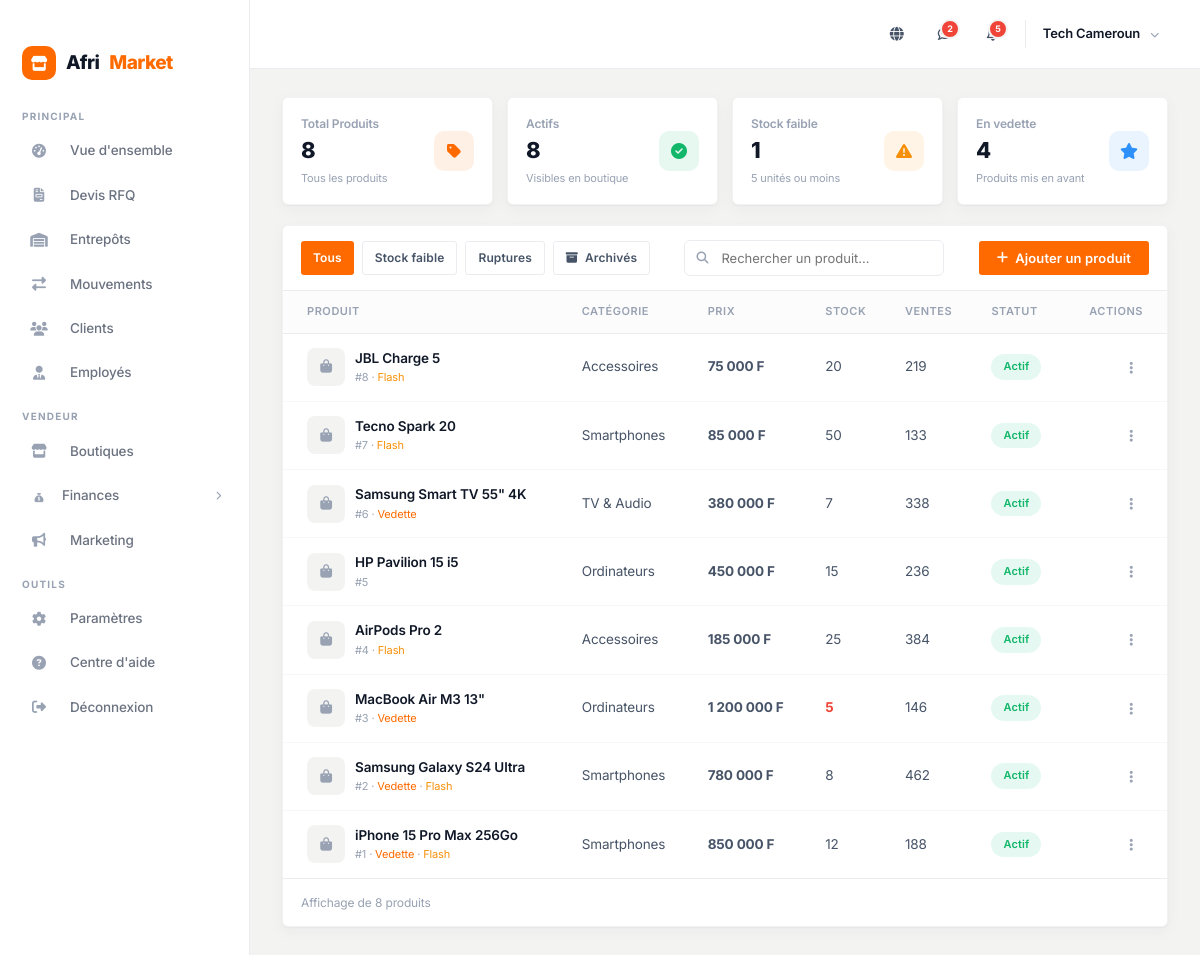
Before: /fr/dashboard/produits/ (signed in) with the older database file.
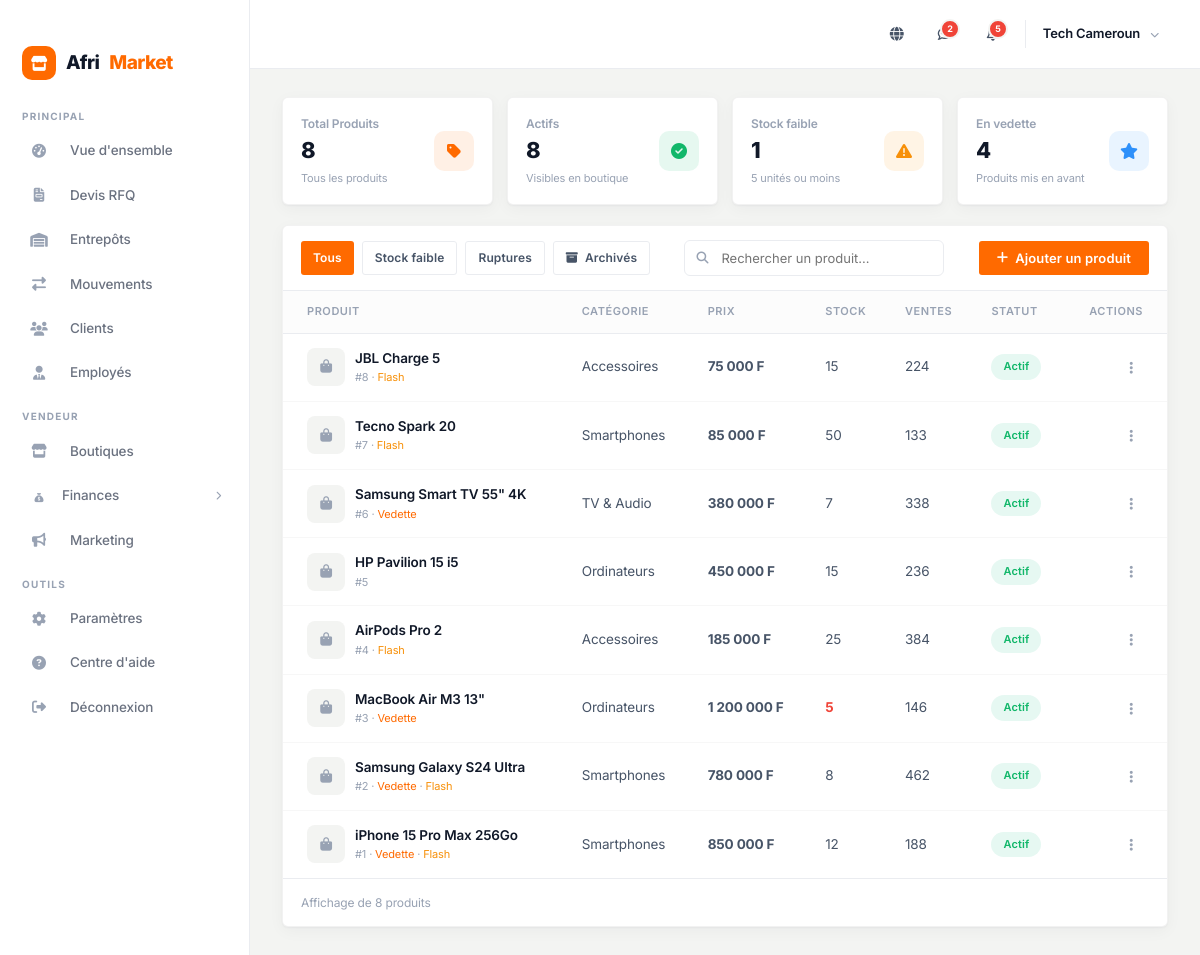
After: the same page with the newer database file.
### catalog/models.py (models this page shows, shortened)
class Product(models.Model):
    store = models.ForeignKey('store.Store', on_delete=models.CASCADE, related_name='products')
    category = models.ForeignKey(Category, on_delete=models.CASCADE, related_name='products')
    name = models.CharField(max_length=500)
    slug = models.SlugField(max_length=500, unique=True)
    description = models.TextField()
    specifications = models.TextField(blank=True, help_text='One per line: Key: Value')
    price = models.DecimalField(max_digits=12, decimal_places=0)
    old_price = models.DecimalField(max_digits=12, decimal_places=0, null=True, blank=True)
    min_order = models.IntegerField(default=1, help_text='Minimum order quantity')
    bulk_price = models.DecimalField(max_digits=12, decimal_places=0, null=True, blank=True)
    bulk_min_qty = models.IntegerField(default=10)
    stock = models.PositiveIntegerField(default=0)
    low_stock_threshold = models.PositiveIntegerField(default=5, help_text='Seuil d\'alerte stock faible')
    sku = models.CharField(max_length=50, blank=True)
    image = models.ImageField(upload_to='products/', blank=True, null=True)
    image_2 = models.ImageField(upload_to='products/', blank=True, null=True)
    image_3 = models.ImageField(upload_to='products/', blank=True, null=True)
    image_4 = models.ImageField(upload_to='products/', blank=True, null=True)
    colors = models.CharField(max_length=300, blank=True, help_text='Comma separated')
    sizes = models.CharField(max_length=300, blank=True, help_text='Comma separated')
    weight = models.CharField(max_length=50, blank=True)
    origin = models.CharField(max_length=100, default='Cameroun')
    is_active = models.BooleanField(default=True)
    is_featured = models.BooleanField(default=False)
    is_flash_deal = models.BooleanField(default=False)
    flash_deal_end = models.DateTimeField(null=True, blank=True)
    views_count = models.IntegerField(default=0)
    orders_count = models.IntegerField(default=0)
    created_at = models.DateTimeField(auto_now_add=True)
    updated_at = models.DateTimeField(auto_now=True)
    class Meta:
        ordering = ['-created_at']
    @property
    def is_low_stock(self):
        return 0 < self.stock <= self.low_stock_threshold

class Category(models.Model):
    parent = models.ForeignKey('self', on_delete=models.CASCADE, null=True, blank=True, related_name='children')
    name = models.CharField(max_length=200)
    slug = models.SlugField(max_length=200, unique=True)
    icon = models.CharField(max_length=50, default='📦')
    image = models.ImageField(upload_to='categories/', blank=True, null=True)
    description = models.TextField(blank=True)
    order = models.IntegerField(default=0)
    is_active = models.BooleanField(default=True)
    class Meta:
        verbose_name_plural = 'Categories'
        ordering = ['order', 'name']

### dashboard/views.py (the view)
# urls.py: path('produits/', views.dash_products, name='products'),
@login_required
@seller_or_admin_required
def dash_products(request):
    if request.user.is_seller and hasattr(request.user, 'store'):
        products = request.user.store.products.all()
    else:
        products = Product.objects.all()
    from inventory.models import Warehouse
    warehouse_id = request.GET.get('warehouse')
    member_warehouse = get_user_warehouse(request)
    if member_warehouse:
        warehouse_id = member_warehouse.id
    current_warehouse = None
    if warehouse_id:
        current_warehouse = Warehouse.objects.filter(pk=warehouse_id).first()
        if current_warehouse:
            products = products.filter(warehouse_stocks__warehouse=current_warehouse).distinct()
    q = request.GET.get('q', '').strip()
    if q:
        products = products.filter(name__icontains=q)
    stock_filter = request.GET.get('stock', '')
    if stock_filter == 'out':
        products = products.filter(stock=0)
    elif stock_filter == 'low':
        products = [p for p in products if p.is_low_stock]
    elif stock_filter == 'archived':
        products = products.filter(is_active=False).select_related('category', 'store')
    else:
        products = products.select_related('category', 'store')
    return render(request, 'dashboard/products.html', {
        'products': products,
        'categories': Category.objects.filter(is_active=True),
        'search_query': q,
        'stock_filter': stock_filter,
        'warehouse': current_warehouse,
        'current_warehouse': current_warehouse,
        'total': len(products),
        'active': sum(1 for p in products if p.is_active),
        'low': sum(1 for p in products if p.is_low_stock),
        'featured': sum(1 for p in products if p.is_featured),
    })

### accounts/models.py (called while the page is built)
    @property
    def store(self):
        return self.stores.first()

    @property
    def is_seller(self):
        return self.role == 'seller'

    @property
    def display_name(self):
        return self.get_full_name() or self.username

### cart/context_processors.py (called while the page is built)
def cart_context(request):
    cart = get_cart(request)
    count = sum(item.get('quantity', 0) for item in cart.values())
    total = sum(item.get('price', 0) * item.get('quantity', 0) for item in cart.values())
    return {'cart_count': count, 'cart_total': total}

### cart/utils.py (called while the page is built, shortened)
def get_cart(request):
    if request.user.is_authenticated:
        cart = {}
        return cart
    return request.session.get('cart', {})

### catalog/context_processors.py (called while the page is built)
def categories_context(request):
    wishlist_count = 0
    if request.user.is_authenticated:
        wishlist_count = Wishlist.objects.filter(user=request.user).count()
    return {
        'nav_categories': Category.objects.filter(parent__isnull=True, is_active=True).prefetch_related('children')[:10],
        'wishlist_count': wishlist_count,
    }

### dashboard/views.py (called while the page is built)
def get_user_warehouse(request):
    member = request.user.store_memberships.filter(is_active=True).first()
    return member.warehouse if member and member.warehouse else None

### templates/dashboard/products.html (shortened to what the changed rows need)
{% extends 'dashboard/base.html' %}{% load humanize %}
{% block dash %}
<div class="dash-card">
    <div class="dash-table-responsive">
    <table class="dash-table">
        <thead>
            <tr><th>Produit</th><th>Catégorie</th><th>Prix</th><th>Stock</th><th>Ventes</th><th>Statut</th><th style="text-align:right;">Actions</th></tr>
        </thead>
        <tbody>
            {% for p in products %}
            <tr>
                <td>
                    <div style="display:flex;align-items:center;gap:10px;">
                        <div style="width:38px;height:38px;border-radius:8px;background:var(--dash-bg);overflow:hidden;display:flex;align-items:center;justify-content:center;flex-shrink:0;">
                            {% if p.image %}<img src="{{ p.image.url }}" style="width:100%;height:100%;object-fit:cover;">{% else %}<i class="fa-solid fa-bag-shopping" style="color:var(--dash-text3);"></i>{% endif %}
                        </div>
                        <div>
                            <div style="font-weight:600;color:var(--dash-text);">{{ p.name|truncatechars:35 }}</div>
                            <div style="font-size:11px;color:var(--dash-text3);">#{{ p.id }}{% if p.is_flash_deal %} · <span style="color:var(--dash-yellow);">Flash</span>{% endif %}</div>
                        </div>
                    </div>
                </td>
                <td>{{ p.category.name }}</td>
                <td style="font-weight:700;">{{ p.price|intcomma }} F</td>
                <td>{% if p.stock <= 5 %}<span style="color:var(--dash-red);font-weight:700;">{{ p.stock }}</span>{% else %}{{ p.stock }}{% endif %}</td>
                <td>{{ p.orders_count }}</td>
                <td>{% if p.is_active %}<span class="status-badge st-delivered">Actif</span>{% else %}<span class="status-badge st-cancelled">Inactif</span>{% endif %}</td>
                <td style="text-align:right;">
                    <div class="prod-actions-menu">
                        <button class="dots-btn" onclick="toggleProdMenu(event, {{ p.id }})"><i class="fa-solid fa-ellipsis-vertical"></i></button>
                    </div>
                </td>
            </tr>
            {% endfor %}
        </tbody>
    </table>
    </div>
</div>
{% endblock %}

Changed rows visible on the page:
changed Product "JBL Charge 5": stock "20" → "15"; orders_count "219" → "224"
